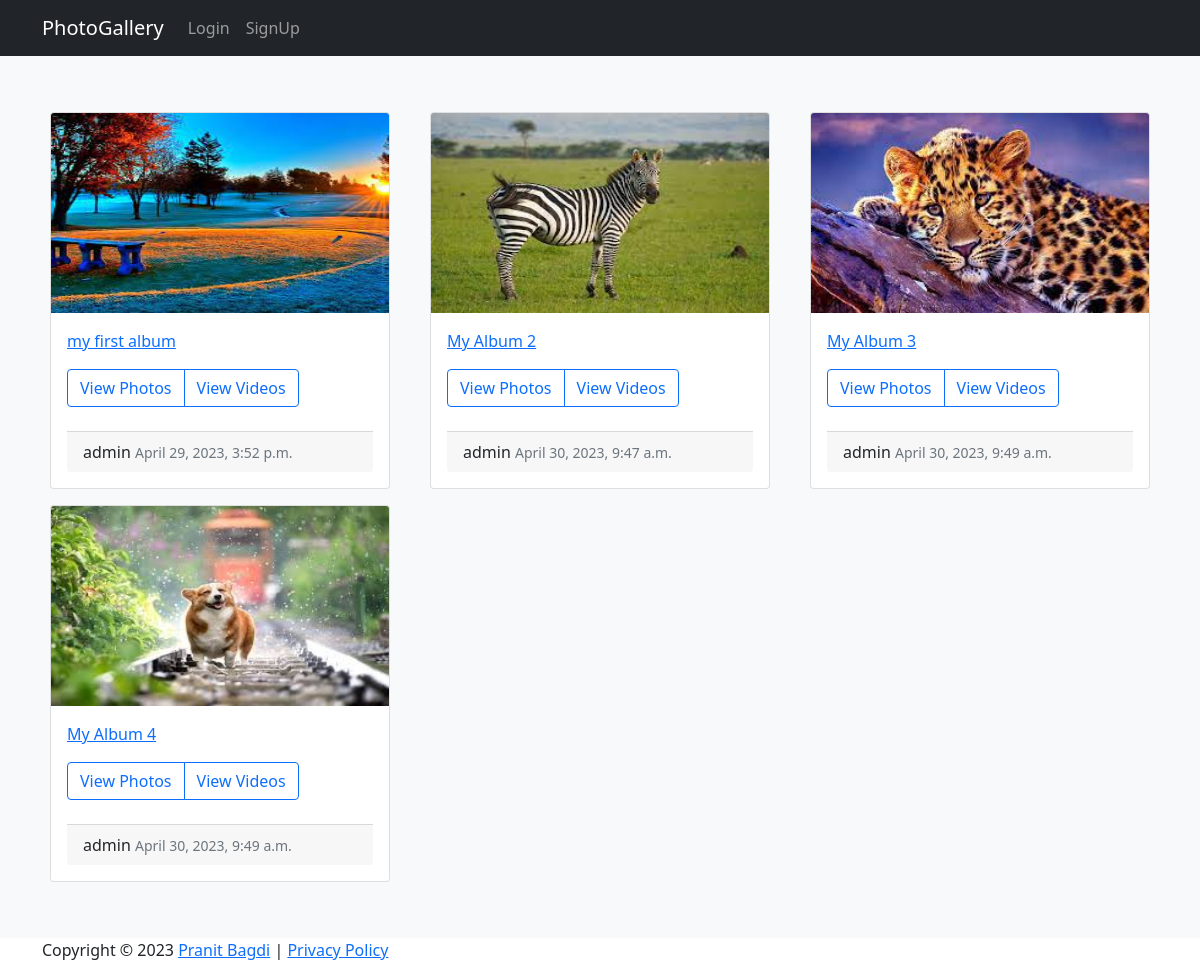
The page / on the database its author committed.
### pvapp/models.py (models this page shows, shortened)
class Album(models.Model):
    album_image=models.ImageField(upload_to="album_img/",null=True)
    user=models.ForeignKey(User, on_delete=models.CASCADE)
    title=models.CharField(max_length=150)
    status=models.BooleanField(default=True)
    date=models.DateTimeField(auto_now_add=True)

### pvapp/views.py (the view)
# urls.py: path('',views.home,name='home'),
def home(request):
    data=Album.objects.annotate(total_photos=Count('photo')).filter(status=True)
    return render(request,'home.html',{'data':data})

### pvapp/templates/home.html
{% extends 'base.html' %}
{% block content %}
<main>
  <div class="album py-5 bg-light">
    <div class="container">
      <div class="row">
        {% if data %}
        {% for album in data %}
        <div class="col-sm-4">
          <div class="card m-2">
            <a href="#"><img src="{{album.album_image.url}}" alt="" class="card-img-top" height="200px"/><a href="#">
            <div class="card-body">
              <p class="card-text"><a href="#">{{album.title}}</a></p>
              <div class="d-flex justify-content-between align-items-center">
                <div class="btn-group">
                  <a href="{% url 'photos' album.id %}" class="btn btn-outline-primary">View Photos</a>
                  <a href="{% url 'videos' album.id %}" class="btn btn-outline-primary">View Videos</a>
                </div>
              </div><br>
              <div class="card-footer">
                <h7>{{album.user}}</h7>
                <small class="text-muted">{{album.date}}</small><br>
              </div>
            </div>
          </div>
        </div>
        {% endfor %}
        {% endif %}
      </div>
    </div>
  </div>
 </main>
{% endblock %}

### rows shown on the page
Album: album_image (picture), title "my first album", user "admin", date "April 29, 2023, 3:52 p.m."
Album: album_image (picture), title "My Album 2", user "admin", date "April 30, 2023, 9:47 a.m."
Album: album_image (picture), title "My Album 3", user "admin", date "April 30, 2023, 9:49 a.m."
Album: album_image (picture), title "My Album 4", user "admin", date "April 30, 2023, 9:49 a.m."
